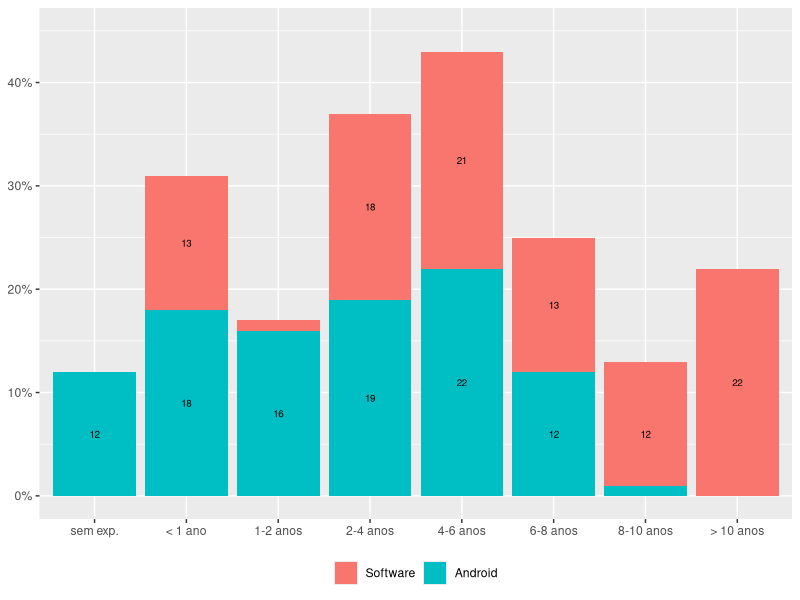

Reproduce this figure in R.
library(ggplot2)
library(dplyr)
library(reshape2)
library(forcats)

# ETAPA 2 EXPERIENCIA COM SOFTWARE E ANDROID
software <- read.table(text="Anos Software  Android
                       'sem exp.'   0   12
                      '< 1 ano'    13  18
                       '1-2 anos'   1   16
                       '2-4 anos'   18  19
                       '4-6 anos'   21  22
                       '6-8 anos'   13  12
                       '8-10 anos'  12  1
                       '> 10 anos'  22  0", header=TRUE)
software <- melt(software, id.var="Anos")
ggplot(software, aes(x = fct_inorder(Anos), y = value, fill = variable, label = value)) +
  geom_bar(stat = "identity") +
  theme(axis.title.x = element_blank(), axis.title.y = element_blank(),
        legend.position = "bottom", legend.title = element_blank()) +
  geom_text(position = position_stack(vjust = 0.5), size=2.5, data=subset(software,value != 0 & value != 1)) +
  scale_y_continuous(labels = function(x){ paste0(x, "%") }) +
  coord_cartesian(ylim=c(0,45))

